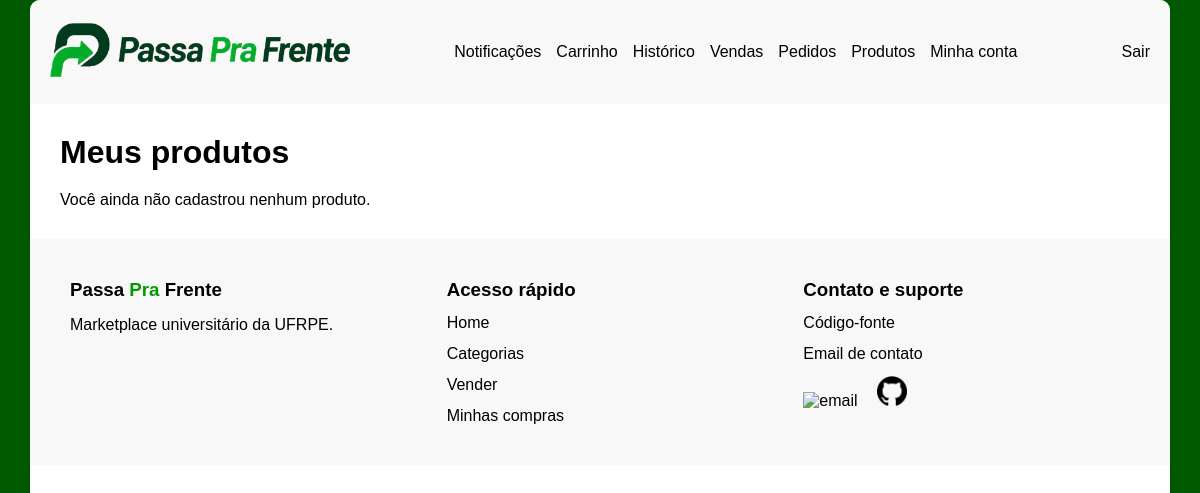
Page /produtos/meus-produtos/ (signed in) on the earlier database version.
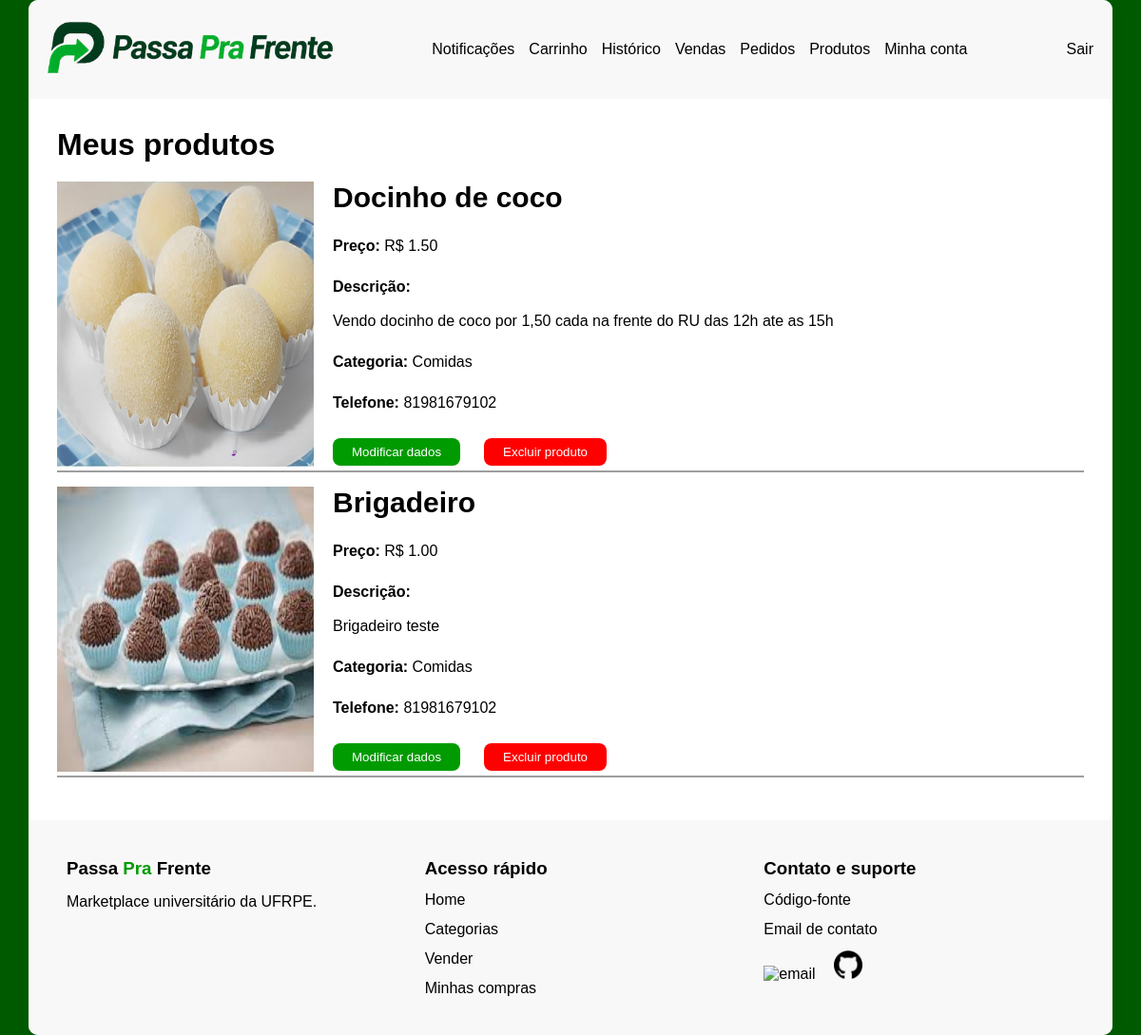
Same page on the later database version.
### produtos/models.py (models this page shows, shortened)
class Produto(models.Model):
    nome = models.CharField(max_length=200)
    descricao = models.TextField()
    preco = models.DecimalField(max_digits=10, decimal_places=2)
    categoria = models.CharField(max_length=50, choices=CATEGORIAS)
    vendido = models.BooleanField(default=False)
    vendedor = models.ForeignKey(
        settings.AUTH_USER_MODEL,
        on_delete=models.CASCADE,
        related_name='produtos'
    )

class ImagemProduto(models.Model):
    produto = models.ForeignKey(
        Produto, on_delete=models.CASCADE,
        related_name='imagens'
    )
    imagem = models.ImageField(upload_to='produtos/')

### accounts/models.py (models this page shows, shortened)
class Usuario(AbstractUser):
    email = models.EmailField(unique=True)
    nickname = models.CharField(max_length=50, unique=True)
    telefone = models.CharField(max_length=11)
    dois_fatores = models.BooleanField(default=False)
    email_verificado = models.BooleanField(default=False)
    USERNAME_FIELD = 'email'
    REQUIRED_FIELDS = ['username', 'nickname', 'telefone']

### produtos/views.py (the view)
# urls.py: path('meus-produtos/', MeusProdutosView.as_view(), name='meus_produtos'),
class MeusProdutosView(LoginRequiredMixin, View):
    def get(self, request):
        produtos = Produto.objects.filter(
            vendedor=request.user,
            vendido=False
        )
        return render(request, 'produtos/meus_produtos.html', {'produtos': produtos})

### notificacoes/context_processors.py (called while the page is built)
def notificacoes_nao_lidas(request):
        if not request.user.is_authenticated:
            return {'notificacoes_count': 0}
        count = Notificacao.objects.filter(
            usuario=request.user,
            lida=False
        ).count()
        return {'notificacoes_count': count}

### templates/produtos/meus_produtos.html (shortened to what this page needs)
{% extends 'base.html' %}
{% load static %}
    {% block extra_css %}
        <link rel="stylesheet" href="{% static 'produtos/meus_produtos.css' %}">
    {% endblock %}
    {% block content %}
    <main>
        <div class="container">
            <h1>Meus produtos</h1>
            {% if produtos %}
                {% for produto in produtos %}
                    <div class="main_produto">
                        <div class="main_produto_img">
                            {% with produto.imagens.first as img %}
                                {% if img %}
                                    <img src="{{ img.imagem.url }}" alt="{{ produto.nome }}">
                                {% else %}
                                    <img src="{% static 'accounts/Images/PassaPraFrente_logo.png' %}" alt="Sem imagem">
                                {% endif %}
                            {% endwith %}
                        </div>
                        <div class="main_produto_desc">
                            <h2>{{ produto.nome }}</h2>
                            <p><b>Preço: </b>R$ {{ produto.preco }}</p>
                            <p><b>Descrição:</b> </br> </br> {{ produto.descricao }}</p>
                            <p><b>Categoria:</b> {{ produto.categoria }}</p>
                            <p><b>Telefone: </b>{{produto.vendedor.telefone}}</p>
                            <div class="main_produto_desc_buttons">
                                <a href="{% url 'modificar_produto' produto.id %}">
                                    <button>Modificar dados</button>
                                </a>
                                <form method="POST" action="{% url 'remover_produto' produto.id %}">
                                    <button type="submit" class="exclude">Excluir produto</button>
                                </form>
                            </div>
                        </div>
                    </div>
                {% endfor %}
            {% else %}
                <p>Você ainda não cadastrou nenhum produto.</p>
            {% endif %}
        </div>
    </main>
    {% endblock %}

### templates/base.html (shortened to what this page needs)
{% load static %}
<!DOCTYPE html>
<html lang="pt-br">
<head>
    <link rel="stylesheet" href="{% static 'base.css' %}">
    {% block extra_css %}{% endblock %}
</head>
<body>
    <div class="page_wrapper">
        <header>
            <div class="container">
                <div class="header_menu">
                    <div class="header_logo">
                        <a href="{% url 'user_menu' %}"><img src="{% static 'accounts/Images/passaprafrente-logo-nova.png' %}" alt="PassaPraFrente logo"></a>
                    </div>
                    <div class="header_menus">
                        <nav>
                            <ul>
                                <li><a href="{% url 'modificar_dados'%}">Minha conta</a></li>
                                <li><a href="{% url 'meus_produtos' %}">Produtos</a></li>
                                <li><a href="{% url 'meus_pedidos' %}">Pedidos</a></li>
                                <li><a href="{% url 'minhas_vendas' %}">Vendas</a></li>
                                <li><a href="{% url 'historico' %}">Histórico</a></li>
                                <li>
                                    <a href="{% url 'ver_carrinho' %}">
                                        Carrinho
                                    </a>
                                </li>
                                <li>
                                    <a href="{% url 'notificacoes' %}">
                                        Notificações
                                    </a>
                                </li>
                            </ul>
                        </nav>
                    </div>
                    <div class="header_logout">
                        <a href="{% url 'logout' %}">Sair</a>
                    </div>
                </div>
            </div>
        </header>
        {% block content %}{% endblock %}
        <footer>
            <div class="container">
                <div class="footer_left_side">
                    <h3>Passa <span>Pra</span> Frente</h3>
                    <p>Marketplace universitário da UFRPE.</p>
                </div>
                <div class="footer_right_side">
                    <h3>Acesso rápido</h3>
                    <a href="{% url 'user_menu' %}">Home</a>
                    <a href="{% url 'todas_categorias' %}">Categorias</a>
                    <a href="{% url 'registrar_venda' %}">Vender</a>
                    <a href="{% url 'meus_pedidos' %}">Minhas compras</a>
                </div>
                <div class="footer_end_side">
                    <h3>Contato e suporte</h3>
                    <a href="">Código-fonte</a>
                    <a href="">Email de contato</a>
                    <div class="footer_images">
                        <a href=""><img src="{% static 'accounts/Images/e-mail.png' %}" alt="email"></a>
                        <a href=""><img src="{% static 'accounts/Images/github.png' %}" alt="Github"></a>
                    </div>
                </div>
            </div>
        </footer>
    </div>
</body>
</html>

### static/base.css (style rules this page uses)
* { margin: 0px; padding: 0px; font-family: Arial, sans-serif; --green1: #009b00; --green-body: #005a00; --white: #ffffff; --grey-button: #e2e2e2bb; --black: #000000; --background1: #f7f7f7dc; }
body { box-sizing: border-box; background-color: var(--green-body); }
.page_wrapper { max-width: 1140px; margin: auto; background: white; min-height: 100vh; box-shadow: 0 0 15px rgba(0,0,0,0.05); border-radius: 10px; overflow: hidden; }
.container { max-width: 1140px; margin: auto; }
header { padding: 20px; background-color: var(--background1); }
.header_menu { display: flex; justify-content: space-between; align-items: center; }
.header_logo a { text-decoration: none; color: var(--black); }
.header_logo img { width: 300px; height: 60px; }
.header_menus ul { display: flex; flex-direction: row-reverse; text-decoration: none; list-style: none; gap: 15px; }
.header_menus li a { text-decoration: none; color: black; }
.header_logout a { text-decoration: none; color: black; list-style: none; }
footer { padding: 40px; background-color: var(--background1); }
footer .container { display: flex; justify-content: space-evenly; align-items: flex-start; gap: 30px; }
footer span { color: var(--green1); }
.footer_right_side, .footer_left_side, .footer_end_side { flex: 1; }
.footer_right_side, .footer_end_side { display: flex; flex-direction: column; gap: 13px; }
.footer_right_side a, .footer_end_side a { text-decoration: none; color: var(--black); }
.footer_left_side p { margin-top: 15px; }
.footer_right_side { margin-left: 20px; }
.footer_images img { width: 30px; height: 30px; margin-right: 15px; }

### static/produtos/meus_produtos.css (style rules this page uses)
* { margin: 0px; padding: 0px; font-family: Arial, sans-serif; --green1: #009b00; --green2: #01bb01; --red: #ff0000; --white: #ffffff; --grey-button: #e2e2e2bb; --black: #000000; --background1: rgba(247, 247, 247, 0.863); --border-grey: rgb(158, 158, 158); }
body { box-sizing: border-box; }
.container { max-width: 1140px; margin: auto; }
main { padding: 30px; }
main h1 { margin-bottom: 20px; }
.main_produto { display: flex; gap: 20px; margin-bottom: 15px; border-bottom: 2px solid var(--border-grey); }
.main_produto_img img { width: 270px; height: 300px; }
.main_produto_desc { display: flex; flex: 1; flex-direction: column; gap: 25px; }
.main_produto_desc h2 { font-size: 30px; }
.main_produto_desc_buttons { display: flex; align-items: flex-end; gap: 10px; flex: 1; }
.main_produto_desc_buttons button { border: none; border-radius: 8px; padding: 7px 20px; cursor: pointer; background-color: var(--green1); color: var(--white); margin-right: 15px; margin-bottom: 5px; }
.main_produto_desc_buttons .exclude { background-color: var(--red); }

Differences in the rows shown:
added Produto: imagens.first.imagem (picture), nome "Docinho de coco", preco "1.50", descricao "Vendo docinho de coco por 1,50 cada na frente do RU das 12h ate as 15h", categoria "Comidas", vendedor.telefone "81981679102"
added Produto: imagens.first.imagem (picture), nome "Brigadeiro", preco "1.00", descricao "Brigadeiro teste", categoria "Comidas", vendedor.telefone "81981679102"
Other differences:
text no longer shown: "Você ainda não cadastrou nenhum produto."
